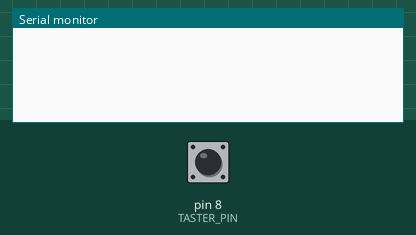
Bench run of a sketch on a simulated Arduino Uno, built with avr-gcc and run on an emulated ATmega328P. On the bench: the last lines printed to the serial monitor. The test bench sets the inputs (shaded band); at power-on: pin 8 (TASTER_PIN) HIGH.

Above: at 1.2 s.
1.3 s: pin 8 (TASTER_PIN) pulled LOW for 0.15 s
At 2.5 s:
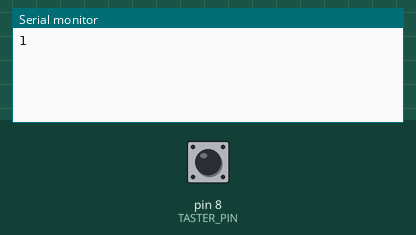
2.9 s: pin 8 (TASTER_PIN) pulled LOW for 3.2 s
At 5.3 s:
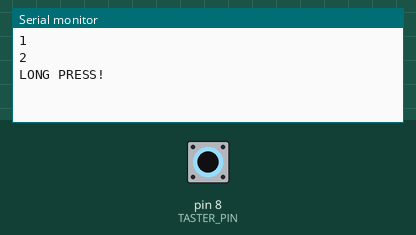
7.6 s: pin 8 (TASTER_PIN) pulled LOW for 1 s
At 8.6 s:
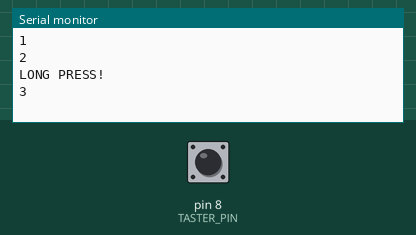

Measured:
- after the input at 1.3 s, the serial monitor: prints a new line at once (image 1)
- after the input at 2.9 s, the serial monitor: prints a new line at once (image 2)
- after the input at 7.6 s, the serial monitor: prints a new line at once (image 3)

The sketch:

taster6.ino
```cpp
const int TASTER_PIN = 8;

int tasterStatus = HIGH; // wegen PULLUP
unsigned long entprellenEndeMillis = 0;
bool entprellenAktiv = false;
const int ENTPRELL_DAUER = 100; // Millisekunden

// nach 2 Sekunden soll die Meldung "Long Press!" ausgegeben werden
unsigned long gedruecktStartZeit = 0;
bool warteAufLongPress = true;
const int LONG_PRESS_DAUER = 2000; // Millisekunden

int zaehler = 0;

void setup() {
  Serial.begin(115200);

  pinMode( TASTER_PIN, INPUT_PULLUP );
}

void loop() {
  if (entprellenAktiv) {
    // entprellenAktiv == true: warten, Taster NICHT abfragen
    if (millis() > entprellenEndeMillis) {
      entprellenAktiv = false; // Wartezeit ist abgelaufen
    }
  } else {
    int tasterSignal = digitalRead( TASTER_PIN );
    if (tasterSignal != tasterStatus) {
      tasterStatus = tasterSignal; // merken
      // jetzt hat sich der Zustand geändert, also Aktion ausführen
      if (tasterStatus == LOW) {
        // Taster wurde gedrückt
        zaehler++;
        Serial.println(zaehler);

        // Long Press Zeitmessung vorbereiten
        warteAufLongPress = true; // es wurde noch kein LP registriert
        gedruecktStartZeit = millis();
      }
      // die Entprell-Warteperiode aktivieren, sowohl für gedrückt als auch für losgelassen
      entprellenAktiv = true;
      entprellenEndeMillis = millis() + ENTPRELL_DAUER;
    }
  }

  if (tasterStatus == LOW) {
    // Taster ist gerade gedrückt
    if (warteAufLongPress) {
      if (millis() > (gedruecktStartZeit + LONG_PRESS_DAUER)) {
        Serial.println("LONG PRESS!");
        warteAufLongPress = false; // sonst wird die Meldung dauernd ab 2 Sekunden ausgegeben
      }
    }
  }

}
```
